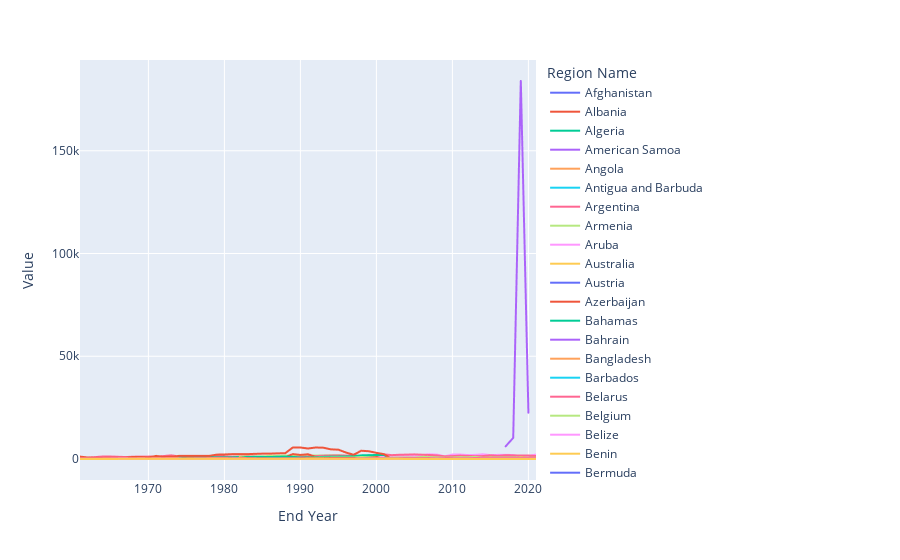

The notebook cell saved with this chart:
### Markdown cell above
This is very strange, I thought. Why would world fertilizer consumption has peaked so heavely in 2019? Did I miss that peak phosphor was alread reached?
Well, I did not beliefe so and decided to plot the same data, with seperate lines for each country, to figure out, which countries are responsible for the heavy peak.

### Code cell
df_linegraph_fertilizer = fertilizer_consumption.copy()

fig = px.line (df_linegraph_fertilizer, x="End Year",y="Value",color="Region Name")
fig.show()
